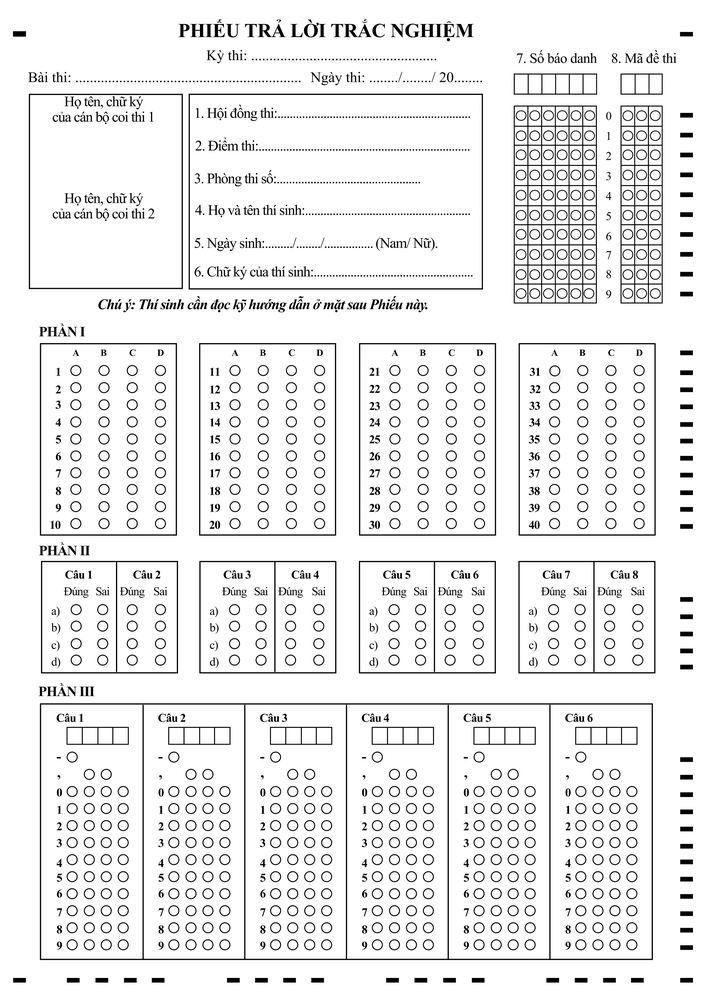
#> input picture backend/data/Copy of PhieuTracNghiepTHPT2025_loai_bo_so_khoi_khung.png, 706 x 999 px, shrunk from 2380 x 3368 before the run
$ python -i wrinkle_detector.py   (imports and definitions only)
#> lines starting #> are read from the running program, lines starting #| are printed output that depends on the picture; after the words box and inside, x2 and y2 are one past the last pixel; in counts of white or black regions, pixels touching at a corner belong together
#> further down, picture is the input picture: shape (999, 706, 3); min 0, max 255, mean 236
import cv2
import numpy as np


def cluster_points_by_y(points, tolerance=12):
    """
    Gom các điểm có tọa độ Y gần nhau thành một điểm đại diện.
    """

    if not points:
        return []

    points = sorted(
        points,
        key=lambda point: point[1]
    )

    groups = []

    for point in points:
        if not groups:
            groups.append([point])
            continue

        previous_group = groups[-1]

        group_y = float(
            np.median(
                [
                    item[1]
                    for item in previous_group
                ]
            )
        )

        if abs(point[1] - group_y) <= tolerance:
            previous_group.append(point)
        else:
            groups.append([point])

    clustered = []

    for group in groups:
        center_x = int(
            np.median(
                [
                    item[0]
                    for item in group
                ]
            )
        )

        center_y = int(
            np.median(
                [
                    item[1]
                    for item in group
                ]
            )
        )

        clustered.append(
            (center_x, center_y)
        )

    return clustered

def find_side_square_markers(image):
    """
    Tìm các marker vuông đen ở mép trái và mép phải.
    """

    if image is None or image.size == 0:
        raise ValueError(
            "Ảnh đầu vào rỗng"
        )

    height, width = image.shape[:2]
#> height = 999; width = 706

    gray = cv2.cvtColor(
        image,
        cv2.COLOR_BGR2GRAY
    )

    blurred = cv2.GaussianBlur(
        gray,
        (5, 5),
        0
    )
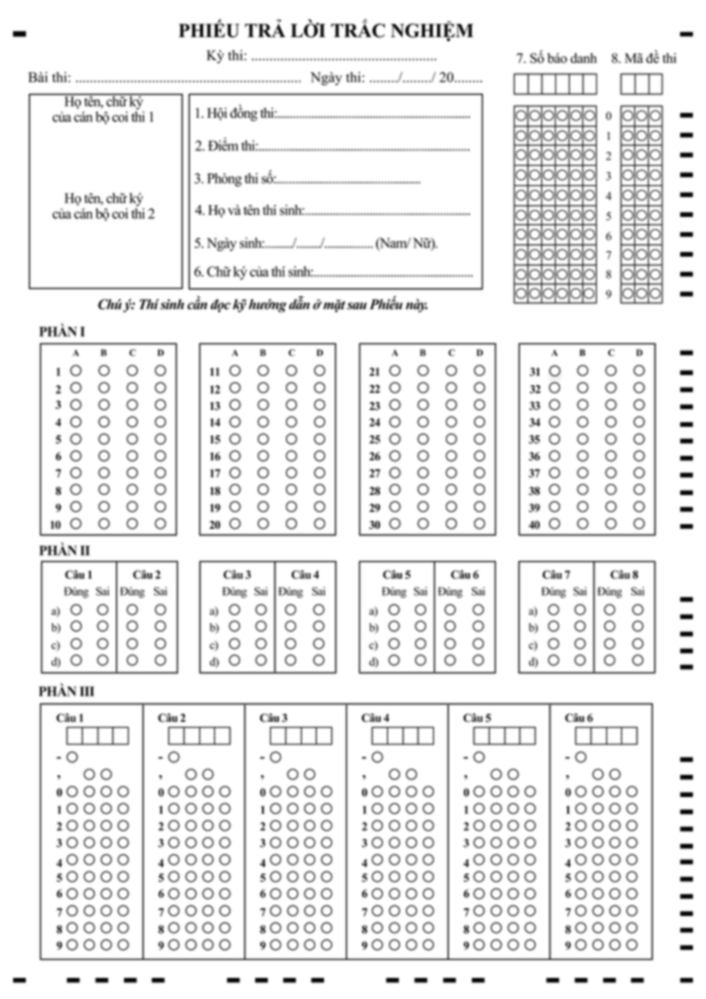
#> blurred: shape (999, 706); min 6, max 255, mean 236

    threshold = cv2.adaptiveThreshold(
        blurred,
        255,
        cv2.ADAPTIVE_THRESH_GAUSSIAN_C,
        cv2.THRESH_BINARY_INV,
        31,
        10
    )
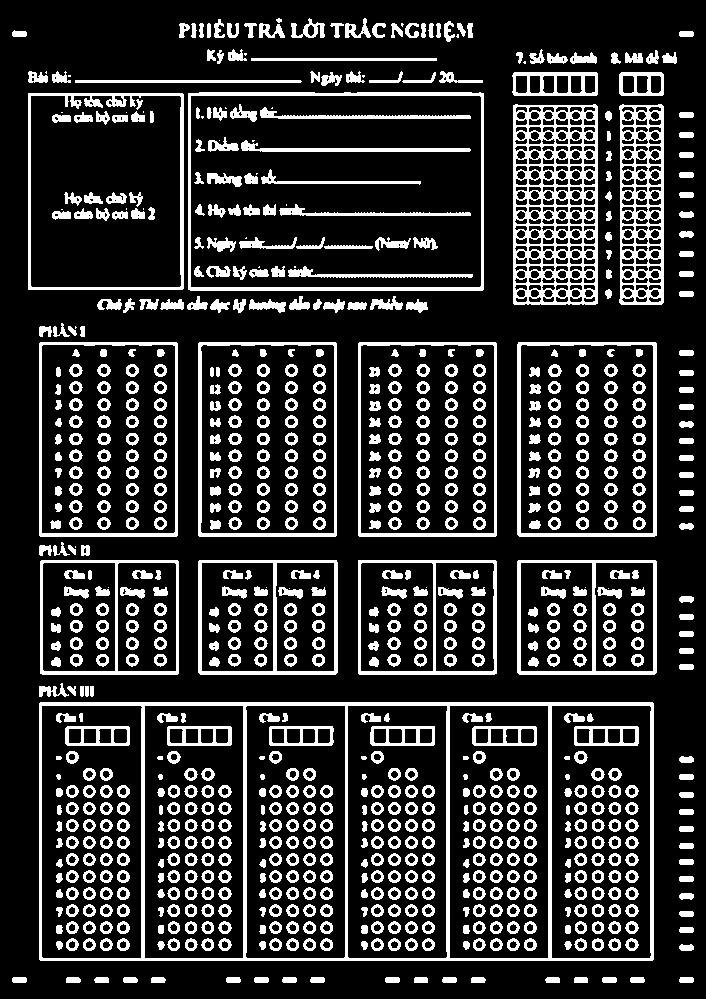
#> threshold: shape (999, 706); 19.4% white; 908 white regions (31 under 20 px), largest, box (x1, y1, x2, y2) and area: (39, 702, 654, 961) 10831, (513, 104, 598, 305) 8449, (619, 104, 664, 305) 4576

    kernel = np.ones(
        (3, 3),
        np.uint8
    )

    threshold = cv2.morphologyEx(
        threshold,
        cv2.MORPH_CLOSE,
        kernel
    )
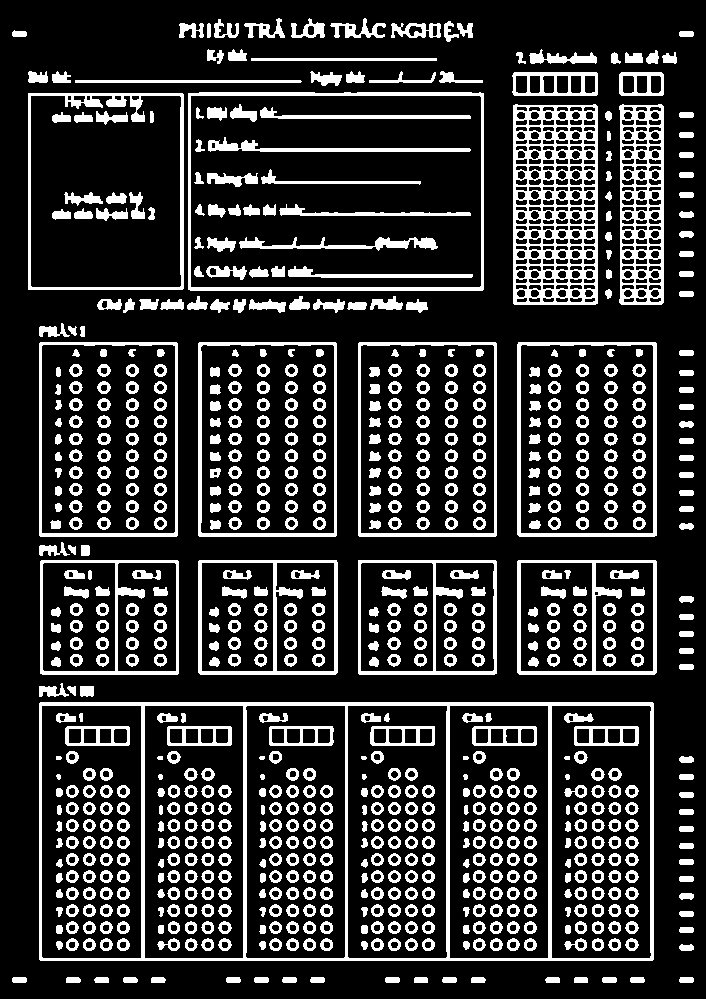
#> threshold: shape (999, 706); 19.9% white; 825 white regions

    contours, _ = cv2.findContours(
        threshold,
        cv2.RETR_EXTERNAL,
        cv2.CHAIN_APPROX_SIMPLE
    )
#> contours = 130 contours; largest, box (x1, y1, x2, y2) and area: (39, 702, 654, 961) 158410, (188, 92, 484, 291) 58353, (28, 93, 184, 290) 30379, (517, 342, 657, 537) 26960, (358, 342, 497, 537) 26770

    left_points = []
    right_points = []

    # Chỉ xét 15% hai bên ảnh
    side_region = int(
        width * 0.15
    )
#> side_region = 105

    minimum_side = max(
        6,
        int(min(width, height) * 0.006)
    )
#> minimum_side = 6

    maximum_side = max(
        minimum_side + 4,
        int(min(width, height) * 0.045)
    )
#> maximum_side = 31

    for contour in contours:
        area = cv2.contourArea(
            contour
        )

        if area <= 0:
            continue

        x, y, w, h = cv2.boundingRect(
            contour
        )

        if w == 0 or h == 0:
            continue

        if not (
            minimum_side <= w <= maximum_side
            and
            minimum_side <= h <= maximum_side
        ):
            continue

        aspect_ratio = w / float(h)

        if not (
            0.70 <= aspect_ratio <= 1.40
        ):
            continue

        extent = area / float(w * h)

        if extent < 0.50:
            continue

        perimeter = cv2.arcLength(
            contour,
            True
        )

        if perimeter == 0:
            continue

        approximate = cv2.approxPolyDP(
            contour,
            0.04 * perimeter,
            True
        )

        if not (
            4 <= len(approximate) <= 8
        ):
            continue

        marker_roi = threshold[
            y:y + h,
            x:x + w
        ]

        fill_ratio = (
            cv2.countNonZero(marker_roi)
            / float(w * h)
        )

        if fill_ratio < 0.35:
            continue

        center_x = x + w // 2
        center_y = y + h // 2

        if center_x <= side_region:
            left_points.append(
                (center_x, center_y)
            )

        elif center_x >= width - side_region:
            right_points.append(
                (center_x, center_y)
            )
#> this loop made 130 passes
#> (area, x, y, w, h, aspect_ratio) on passes 1 to 12: (67, 679, 977, 15, 6, 2.5), (67, 630, 977, 15, 6, 2.5), (68, 602, 977, 15, 6, 2.5), (64, 574, 977, 14, 6, 2.33), (66, 545, 977, 15, 6, 2.5), (66, 471, 977, 15, 6, 2.5), (67, 442, 977, 15, 6, 2.5), (64, 414, 977, 14, 6, 2.33), (68, 385, 977, 15, 6, 2.5), (67, 310, 977, 15, 6, 2.5), (67, 282, 977, 15, 6, 2.5), (68, 254, 977, 15, 6, 2.5)
#> (area, x, y, w, h) on passes 31, 40, 41, 42, 43, 58: (158410, 39, 702, 615, 259), (15841, 517, 560, 140, 115), (15729.5, 358, 560, 139, 115), (15840, 198, 560, 140, 115), (15729, 40, 560, 139, 115), (26960.5, 517, 342, 140, 195)
#> after the loop, left_points = [(87, 691), (85, 550)]; right_points = [(608, 294), (608, 236), (608, 116), (669, 58), (616, 58), (652, 57)]

    tolerance = max(
        8,
        int(height * 0.01)
    )
#> tolerance = 9

    left_points = cluster_points_by_y(
        left_points,
        tolerance
    )
#> in cluster_points_by_y, `points = sorted( points, key=lambda point: point[1] )`: points = [(85, 550), (87, 691)]
#> the loop in cluster_points_by_y, `for point in points:` made 2 passes
#> (point, group_y) on pass 2: ((87, 691), 550)
#> after the loop in cluster_points_by_y, `for point in points:`: groups = [[(85, 550)], [(87, 691)]]
#> the loop in cluster_points_by_y, `for group in groups:` made 2 passes
#> after the loop in cluster_points_by_y, `for group in groups:`: clustered = [(85, 550), (87, 691)]
#> left_points = [(85, 550), (87, 691)]

    right_points = cluster_points_by_y(
        right_points,
        tolerance
    )
#> the loop in cluster_points_by_y (call 2), `for point in points:` made 6 passes
#> (point, group_y) on passes 2 to 6: ((669, 58), 57), ((616, 58), 57.5), ((608, 116), 58), ((608, 236), 116), ((608, 294), 236)
#> the loop in cluster_points_by_y (call 2), `for group in groups:` made 4 passes
#> (group, center_x, center_y) on pass 1: ([(652, 57), (669, 58), (616, 58)], 652, 58)
#> right_points = [(652, 58), (608, 116), (608, 236), (608, 294)]

    return (
        left_points,
        right_points,
        threshold
    )

# [298 lines left out: functions pair_side_markers, detect_wrinkled_paper, not called in this run]

>>> import cv2
>>> picture = cv2.imread('../data/Copy of PhieuTracNghiepTHPT2025_loai_bo_so_khoi_khung.png')
>>> result = find_side_square_markers(picture)

$ run again, on backend/data/phieutn.png
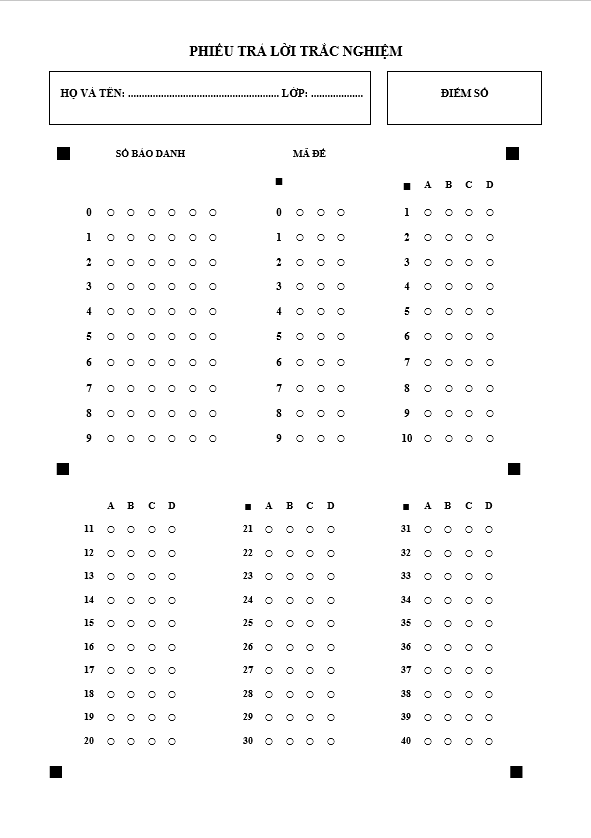
#> input picture backend/data/phieutn.png, 591 x 838 px
#> picture is the input picture: shape (838, 591, 3); min 0, max 255, mean 250
#> in find_side_square_markers, `threshold = cv2.adaptiveThreshold( blurred, 255, cv2.ADAPTIVE_THRESH_G..`:
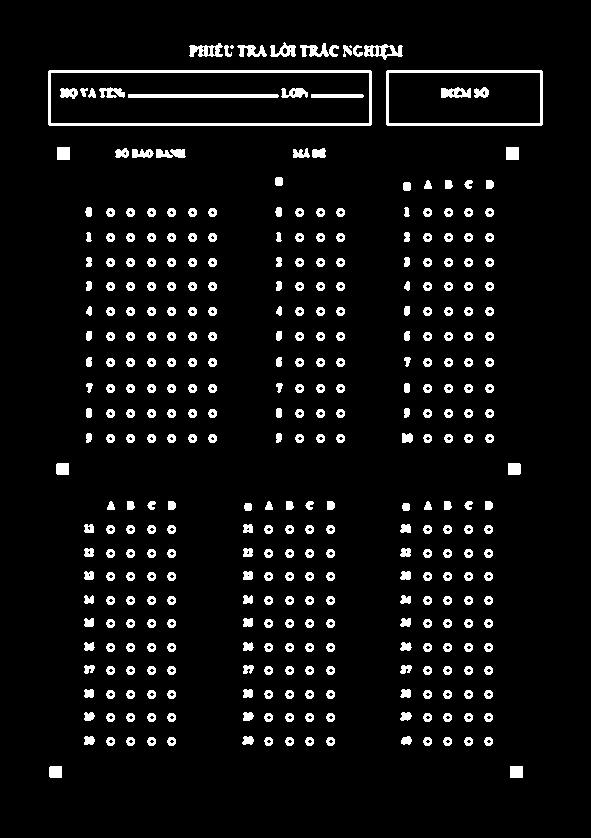
#> threshold: shape (838, 591); 5.7% white; 362 white regions (2 under 20 px), largest, box (x1, y1, x2, y2) and area: (48, 70, 372, 126) 2240, (386, 70, 543, 126) 1238, (128, 94, 279, 98) 602
#> in find_side_square_markers, `threshold = cv2.morphologyEx( threshold, cv2.MORPH_CLOSE, kernel )`:
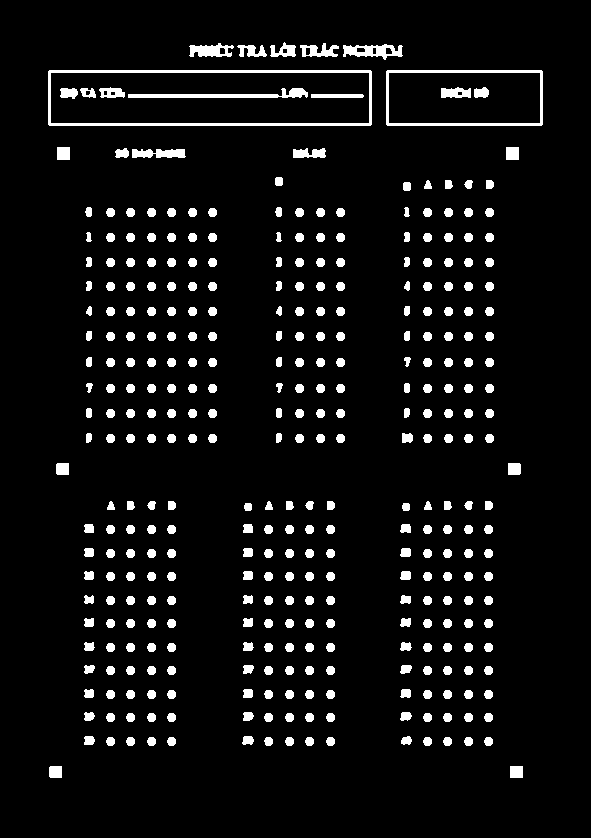
#> threshold: shape (838, 591); 6.2% white; 353 white regions
#> contours = 346 contours; largest, box (x1, y1, x2, y2) and area: (48, 70, 372, 126) 17763, (386, 70, 543, 126) 8578, (343, 44, 403, 60) 540, (189, 43, 234, 57) 382, (132, 149, 186, 158) 330
#> the loop in find_side_square_markers, `for contour in contours:` made 346 passes
#> (area, x, y, w, h, aspect_ratio, extent, perimeter) on passes 3 to 5: (54, 484, 737, 9, 9, 1, 0.667, 27.31), (54, 464, 737, 9, 9, 1, 0.667, 27.31), (54, 443, 737, 9, 9, 1, 0.667, 27.31)
#> the loop in cluster_points_by_y, `for point in points:` made 4 passes
#> point on passes 1 to 4: (63, 153), (88, 212), (62, 469), (55, 772)
#> the loop in cluster_points_by_y, `for group in groups:` made 4 passes
#> the loop in cluster_points_by_y (call 2), `for point in points:` made 3 passes
#> point on passes 1 to 3: (512, 153), (514, 469), (516, 772)
#> the loop in cluster_points_by_y (call 2), `for group in groups:` made 3 passes

$ run again, on backend/data/phieutn1.png
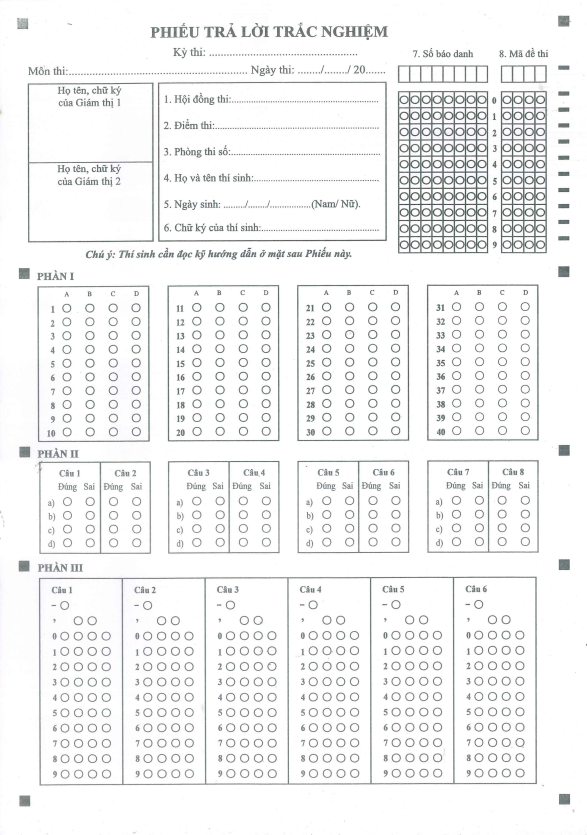
#> input picture backend/data/phieutn1.png, 587 x 835 px
#> picture is the input picture: shape (835, 587, 3); mean B, G, R 242.6, 242.5, 242
#> in find_side_square_markers, `threshold = cv2.adaptiveThreshold( blurred, 255, cv2.ADAPTIVE_THRESH_G..`:
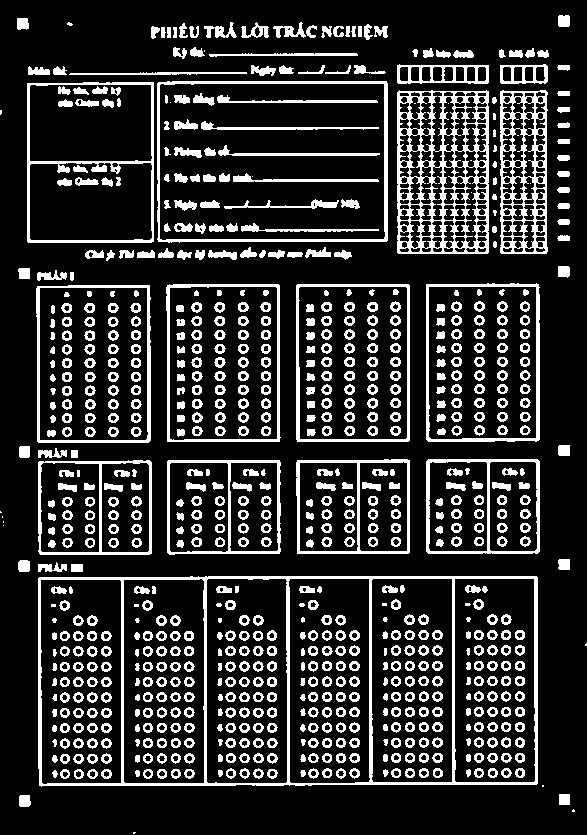
#> threshold: shape (835, 587); 18.5% white; 832 white regions (30 under 20 px), largest, box (x1, y1, x2, y2) and area: (38, 576, 538, 787) 7613, (397, 90, 489, 254) 6593, (500, 90, 548, 254) 3548
#> in find_side_square_markers, `threshold = cv2.morphologyEx( threshold, cv2.MORPH_CLOSE, kernel )`:
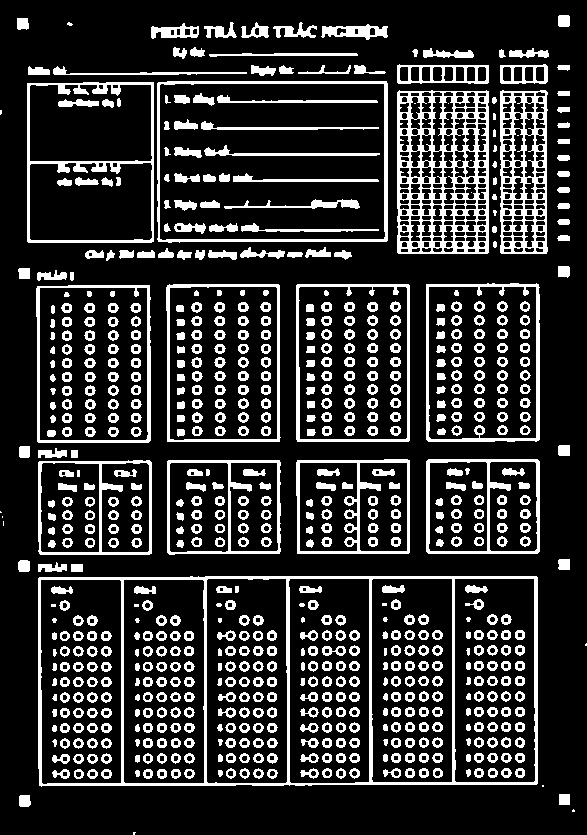
#> threshold: shape (835, 587); 19.1% white; 755 white regions (24 under 20 px)
#> contours = 91 contours, 18 with area under 20; largest, box (x1, y1, x2, y2) and area: (38, 576, 538, 787) 103857, (157, 81, 388, 243) 36766, (27, 82, 154, 243) 20096, (296, 284, 410, 442) 17738, (426, 283, 540, 442) 17708
#> the loop in find_side_square_markers, `for contour in contours:` made 91 passes
#> (area, x, y, w, h) on passes 7, 9, 15, 16, 17, 18, 20, 23: (103857, 38, 576, 500, 211), (141.5, 38, 562, 29, 10), (10461, 167, 460, 114, 95), (10510.5, 38, 460, 114, 95), (10614, 426, 459, 114, 95), (10473.5, 296, 459, 114, 95), (151.5, 38, 448, 29, 10), (17689.5, 36, 285, 115, 158)
#> after the loop in find_side_square_markers, `for contour in contours:`: left_points = [(25, 801), (24, 566), (74, 454), (24, 452), (24, 273), (23, 24)]; right_points = [(564, 799), (564, 564), (564, 450), (564, 272), (564, 21)]
#> points = [(23, 24), (24, 273), (24, 452), (74, 454), (24, 566), (25, 801)]
#> the loop in cluster_points_by_y, `for point in points:` made 6 passes
#> (point, group_y) on passes 2 to 6: ((24, 273), 24), ((24, 452), 273), ((74, 454), 452), ((24, 566), 453), ((25, 801), 566)
#> after the loop in cluster_points_by_y, `for point in points:`: groups = [[(23, 24)], [(24, 273)], [(24, 452), (74, 454)], [(24, 566)], [(25, 801)]]
#> the loop in cluster_points_by_y, `for group in groups:` made 5 passes
#> after the loop in cluster_points_by_y, `for group in groups:`: clustered = [(23, 24), (24, 273), (49, 453), (24, 566), (25, 801)]
#> in find_side_square_markers, `left_points = cluster_points_by_y( left_points, tolerance )`: left_points has the same summary as clustered in cluster_points_by_y
#> the loop in cluster_points_by_y (call 2), `for point in points:` made 5 passes
#> (point, group_y) on passes 2, 3, 5: ((564, 272), 21), ((564, 450), 272), ((564, 799), 564)
#> the loop in cluster_points_by_y (call 2), `for group in groups:` made 5 passes
#> (group, center_y) on passes 1 to 5: ([(564, 21)], 21), ([(564, 272)], 272), ([(564, 450)], 450), ([(564, 564)], 564), ([(564, 799)], 799)
#> in find_side_square_markers, `right_points = cluster_points_by_y( right_points, tolerance )`: right_points = [(564, 21), (564, 272), (564, 450), (564, 564), (564, 799)]
